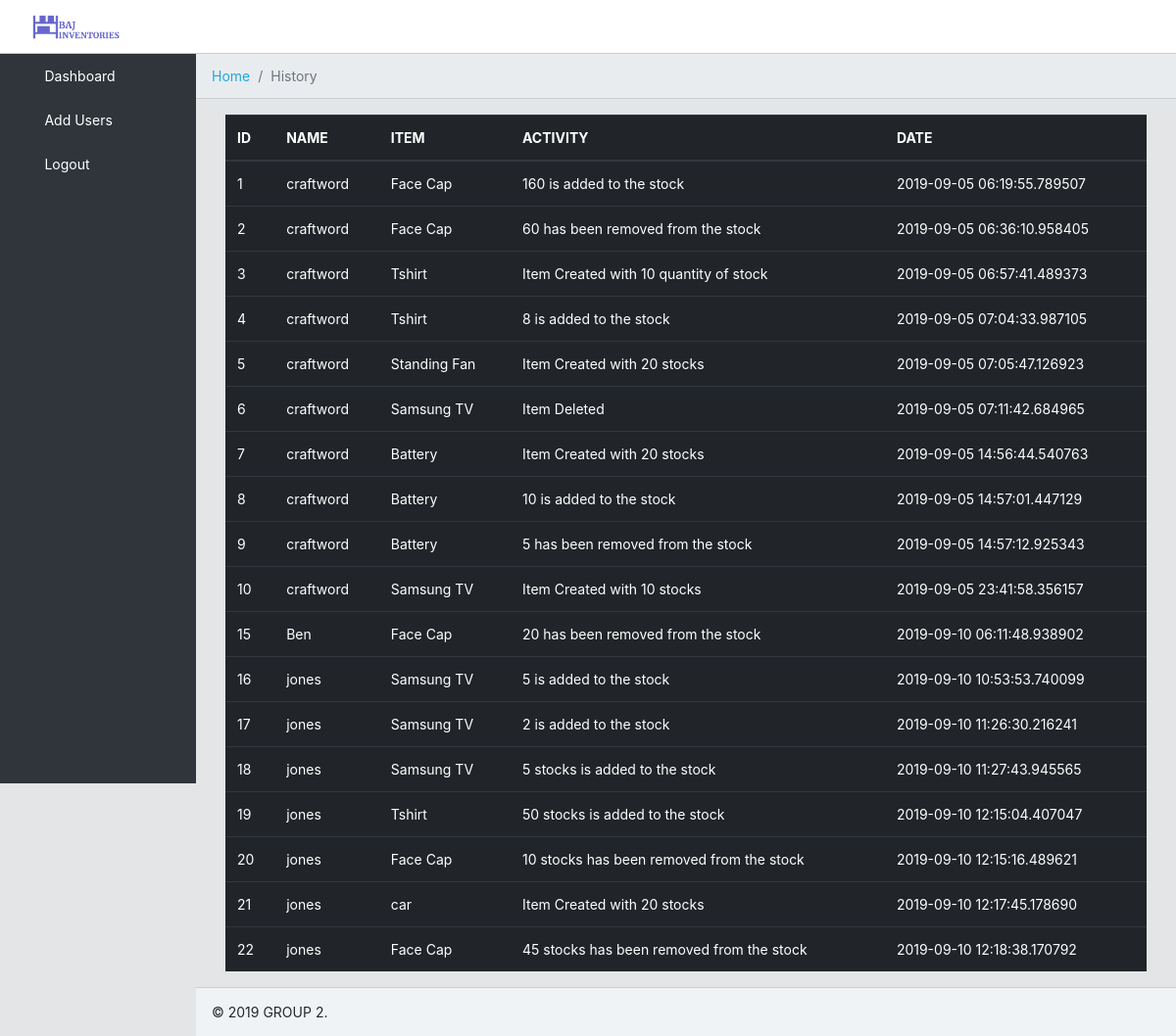
Screenshot of /history (signed in) with the database file from the repository.
### tables this page shows
CREATE TABLE "history" (
	"id"	INTEGER PRIMARY KEY AUTOINCREMENT UNIQUE,
	"item_name"	TEXT,
	"activity"	TEXT,
	"user_id"	INTEGER,
	"date"	TEXT
);

CREATE TABLE "users" (
	"id"	INTEGER NOT NULL PRIMARY KEY AUTOINCREMENT UNIQUE,
	"username"	TEXT NOT NULL UNIQUE,
	"hash"	TEXT NOT NULL,
	"role"	TEXT NOT NULL
);

### application.py (the view)
@app.route("/history")
@login_required
def history():
    if request.method == 'GET':
        print("hello")
        items = db.execute(
            "SELECT users.username, history.id, history.item_name, history.activity, history.date FROM users INNER JOIN history ON users.id = history.user_id")
        return render_template("history.html", items=items)

### application.py (called while the page is built)
@app.after_request
def after_request(response):
    response.headers["Cache-Control"] = "no-cache, no-store, must-revalidate"
    response.headers["Expires"] = 0
    response.headers["Pragma"] = "no-cache"
    return response

### helper.py (called while the page is built)
def login_required(f):
    @wraps(f)
    def decorated_function(*args, **kwargs):
        if session.get("user_id") is None:
            return redirect("/")
        return f(*args, **kwargs)
    return decorated_function

### templates/history.html
{% extends "layout.html" %}
{% block breadcrumb %}
<li class="breadcrumb-item">
    <a href="/">Home</a>
  </li>
  <li class="breadcrumb-item active">History</li>
{% endblock %}
{% block main %}
<table class="table table-hovered table-dark">
    <thead>
        <tr>
            <th scope="col">ID</th>
            <th scope="col">NAME</th>
            <th scope="col">ITEM</th>
            <th scope="col">ACTIVITY</th>
            <th scope="col">DATE</th>
        </tr>
    <tbody>
        {% for item in items %}
        <tr>
            <td>{{item.id}}</td>
            <td>{{item.username}}</td>
            <td>{{item.item_name}}</td>
            <td>{{item.activity}}</td>
            <td>{{item.date}}</td>
        </tr>
        {% endfor %}
    </tbody>
    </thead>
</table>
{% endblock %}

### static/style.css (style rules this page uses)
html { font-family: sans-serif; line-height: 1.15; -webkit-text-size-adjust: 100%; -webkit-tap-highlight-color: rgba(0, 0, 0, 0); }
body { margin: 0; font-family: -apple-system, BlinkMacSystemFont, "Segoe UI", Roboto, "Helvetica Neue", Arial, "Noto Sans", sans-serif, "Apple Color Emoji", "Segoe UI Emoji", "Segoe UI Symbol", "Noto Color Emoji"; font-size: 0.875rem; font-weight: 400; line-height: 1.5; color: #23282c; text-align: left; background-color: #e4e5e6; }
a { color: #20a8d8; text-decoration: none; background-color: transparent; }
table { border-collapse: collapse; }
th { text-align: inherit; }
.app, app-dashboard, app-root { display: -ms-flexbox; display: flex; -ms-flex-direction: column; flex-direction: column; min-height: 100vh; }

### rows the page displays
history: id "1", username "craftword", item_name "Face Cap", activity "160 is added to the stock", date "2019-09-05 06:19:55.789507"
history: id "2", username "craftword", item_name "Face Cap", activity "60 has been removed from the stock", date "2019-09-05 06:36:10.958405"
history: id "3", username "craftword", item_name "Tshirt", activity "Item Created with 10 quantity of stock", date "2019-09-05 06:57:41.489373"
history: id "4", username "craftword", item_name "Tshirt", activity "8 is added to the stock", date "2019-09-05 07:04:33.987105"
history: id "5", username "craftword", item_name "Standing Fan", activity "Item Created with 20 stocks", date "2019-09-05 07:05:47.126923"
history: id "6", username "craftword", item_name "Samsung TV", activity "Item Deleted", date "2019-09-05 07:11:42.684965"
history: id "7", username "craftword", item_name "Battery", activity "Item Created with 20 stocks", date "2019-09-05 14:56:44.540763"
history: id "8", username "craftword", item_name "Battery", activity "10 is added to the stock", date "2019-09-05 14:57:01.447129"
history: id "9", username "craftword", item_name "Battery", activity "5 has been removed from the stock", date "2019-09-05 14:57:12.925343"
history: id "10", username "craftword", item_name "Samsung TV", activity "Item Created with 10 stocks", date "2019-09-05 23:41:58.356157"
history: id "15", username "Ben", item_name "Face Cap", activity "20 has been removed from the stock", date "2019-09-10 06:11:48.938902"
history: id "16", username "jones", item_name "Samsung TV", activity "5 is added to the stock", date "2019-09-10 10:53:53.740099"
history: id "17", username "jones", item_name "Samsung TV", activity "2 is added to the stock", date "2019-09-10 11:26:30.216241"
history: id "18", username "jones", item_name "Samsung TV", activity "5 stocks is added to the stock", date "2019-09-10 11:27:43.945565"
history: id "19", username "jones", item_name "Tshirt", activity "50 stocks is added to the stock", date "2019-09-10 12:15:04.407047"
history: id "20", username "jones", item_name "Face Cap", activity "10 stocks has been removed from the stock", date "2019-09-10 12:15:16.489621"
history: id "21", username "jones", item_name "car", activity "Item Created with 20 stocks", date "2019-09-10 12:17:45.178690"
history: id "22", username "jones", item_name "Face Cap", activity "45 stocks has been removed from the stock", date "2019-09-10 12:18:38.170792"
